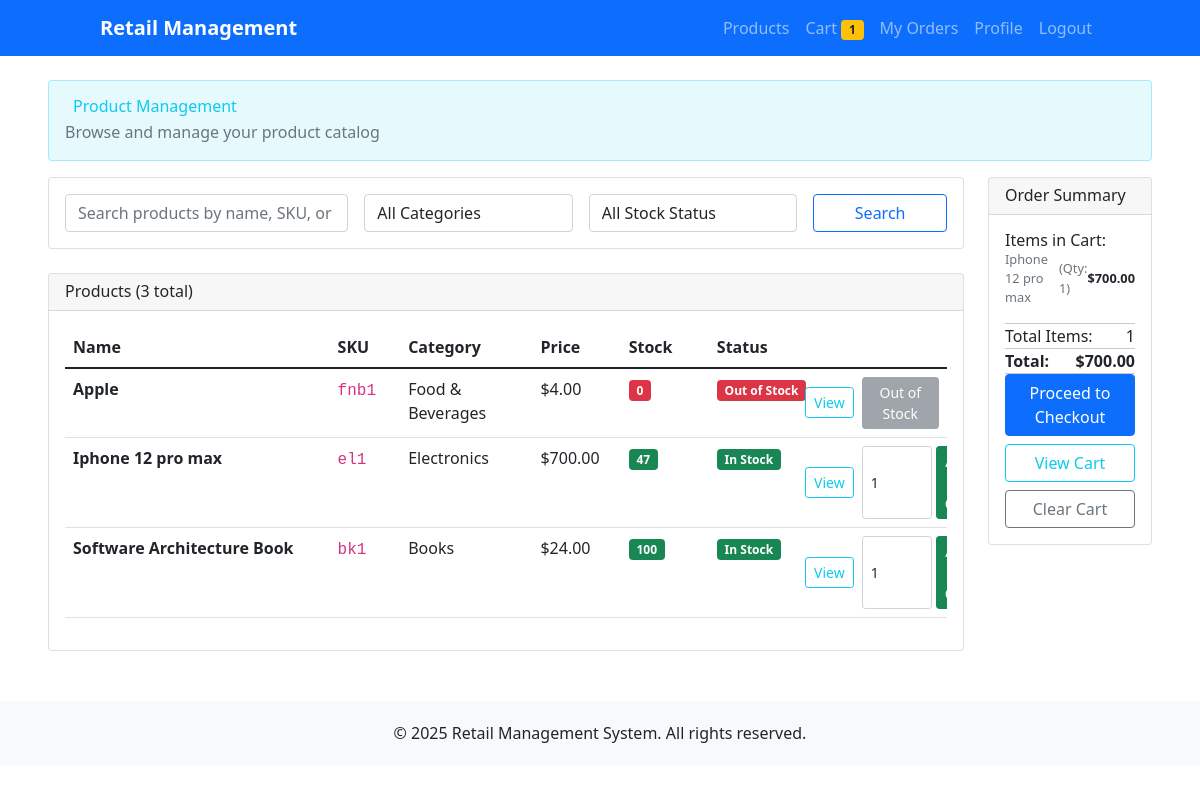
Screenshot of /products/ (signed in) with the database file from the repository.
### products/models.py (models this page shows, shortened)
class Product(models.Model):
    name = models.CharField(max_length=200)
    description = models.TextField(blank=True)
    sku = models.CharField(max_length=50, unique=True, help_text="Stock Keeping Unit")
    price = models.DecimalField(
        max_digits=10,
        decimal_places=2,
        validators=[MinValueValidator(Decimal('0.01'))]
    )
    category = models.ForeignKey(Category, on_delete=models.CASCADE, related_name='products')
    stock_quantity = models.PositiveIntegerField(default=0)
    is_active = models.BooleanField(default=True)
    created_at = models.DateTimeField(auto_now_add=True)
    updated_at = models.DateTimeField(auto_now=True)
    class Meta:
        ordering = ['name']
        indexes = [
            models.Index(fields=['sku']),
            models.Index(fields=['category']),
            models.Index(fields=['is_active']),
        ]
    @property
    def stock_status(self):
        if self.stock_quantity == 0:
            return "Out of Stock"
        elif self.stock_quantity <= 10:
            return "Low Stock"
        else:
            return "In Stock"

class Category(models.Model):
    name = models.CharField(max_length=100, unique=True)
    description = models.TextField(blank=True)
    created_at = models.DateTimeField(auto_now_add=True)
    updated_at = models.DateTimeField(auto_now=True)
    class Meta:
        verbose_name_plural = "Categories"
        ordering = ['name']
    def __str__(self):
        return self.name

### products/views.py (the view, shortened to what this page needs)
# urls.py: path('', views.product_list, name='product_list'),
@login_required
def product_list(request):
    products = Product.objects.all()
    search_form = ProductSearchForm(request.GET)
    if search_form.is_valid():
        search = search_form.cleaned_data.get('search')
        category = search_form.cleaned_data.get('category')
        stock_status = search_form.cleaned_data.get('stock_status')
        if search:
            products = products.filter(
                Q(name__icontains=search) |
                Q(sku__icontains=search) |
                Q(description__icontains=search)
            )
        if category:
            products = products.filter(category=category)
    paginator = Paginator(products, 10)  # Show 10 products per page
    page_number = request.GET.get('page')
    page_obj = paginator.get_page(page_number)
    cart = Cart(request)
    cart_items = list(cart)
    cart_total_price = cart.get_total_price()
    cart_total_items = cart.get_total_items()
    context = {
        'page_obj': page_obj,
        'search_form': search_form,
        'total_products': products.count(),
        'cart_items': cart_items,
        'cart_total_price': cart_total_price,
        'cart_total_items': cart_total_items,
    }
    return render(request, 'products/product_list.html', context)

### products/forms.py
class ProductSearchForm(forms.Form):
    search = forms.CharField(
        max_length=200,
        required=False,
        widget=forms.TextInput(attrs={
            'class': 'form-control',
            'placeholder': 'Search products by name, SKU, or description...'
        })
    )
    category = forms.ModelChoiceField(
        queryset=Category.objects.all(),
        required=False,
        empty_label="All Categories",
        widget=forms.Select(attrs={'class': 'form-control'})
    )
    stock_status = forms.ChoiceField(
        choices=[
            ('', 'All Stock Status'),
            ('in_stock', 'In Stock'),
            ('low_stock', 'Low Stock'),
            ('out_of_stock', 'Out of Stock'),
        ],
        required=False,
        widget=forms.Select(attrs={'class': 'form-control'})
    )

### accounts/context_processors.py (called while the page is built)
def user_admin_status(request):
    if request.user.is_authenticated:
        if request.user.is_superuser:
            return {'user_is_admin': True}
        if hasattr(request.user, 'profile'):
            return {'user_is_admin': request.user.profile.is_admin}
    return {'user_is_admin': False}

def cart_context(request):
    if request.user.is_authenticated:
        from cart.models import Cart
        cart = Cart(request)
        return {
            'cart_total_items': cart.get_total_items(),
            'cart_total_price': cart.get_total_price(),
        }
    return {
        'cart_total_items': 0,
        'cart_total_price': 0,
    }

### cart/models.py (called while the page is built, shortened)
    @property
    def total_price(self):
        return self.product.price * self.quantity

    def __iter__(self):
        if self.user:
            cart_items = CartItem.objects.filter(user=self.user)
            for cart_item in cart_items:
                yield {
                    'product': cart_item.product,
                    'quantity': cart_item.quantity,
                    'price': str(cart_item.product.price),
                    'total_price': cart_item.total_price
                }

    def __len__(self):
        if self.user:
            return sum(item.quantity for item in CartItem.objects.filter(user=self.user))
        else:
            return sum(item['quantity'] for item in self.cart.values())

    def get_total_price(self):
        if self.user:
            return sum(item.total_price for item in CartItem.objects.filter(user=self.user))
        else:
            return sum(
                float(item['price']) * item['quantity']
                for item in self.cart.values()
            )

### templates/products/product_list.html (shortened to what this page needs)
{% extends 'accounts/base.html' %}
{% block content %}
<div class="row">
    <div class="col-12">
        <div class="card" style="background-color: rgba(13, 202, 240, 0.1); border: 1px solid rgba(13, 202, 240, 0.3);" mb-4>
            <div class="card-body">
                <div class="d-flex justify-content-between align-items-center">
                    <div>
                        <h2 class="mb-1 text-info">
                            Product Management
                        </h2>
                        <p class="mb-0 text-muted">Browse and manage your product catalog</p>
                    </div>
                </div>
            </div>
        </div>
    </div>
</div>
<div class="row mt-3">
    <div class="{% if user_is_admin %}col-12{% else %}col-md-10{% endif %}">
        <div class="card mb-4">
            <div class="card-body">
                <form method="get" class="row g-3">
                    <div class="col-md-4">
                        {{ search_form.search }}
                    </div>
                    <div class="col-md-3">
                        {{ search_form.category }}
                    </div>
                    <div class="col-md-3">
                        {{ search_form.stock_status }}
                    </div>
                    <div class="col-md-2">
                        <button type="submit" class="btn btn-outline-primary w-100">Search</button>
                    </div>
                </form>
            </div>
        </div>
        <div class="card">
            <div class="card-header d-flex justify-content-between align-items-center">
                <h5 class="mb-0">Products ({{ total_products }} total)</h5>
            </div>
            <div class="card-body">
                {% if page_obj %}
                    <div class="table-responsive">
                        <table class="table table-hover" style="table-layout: fixed;">
                            <thead>
                                <tr>
                                    <th style="width: 30%;">Name</th>
                                    <th style="width: 8%;">SKU</th>
                                    <th style="width: 15%;">Category</th>
                                    <th style="width: 10%;">Price</th>
                                    <th style="width: 10%;">Stock</th>
                                    <th style="width: 10%;">Status</th>
                                </tr>
                            </thead>
                            <tbody>
                                {% for product in page_obj %}
                                <tr>
                                    <td>
                                        <strong class="text-truncate d-block" style="max-width: 100%;" title="{{ product.name }}">{{ product.name }}</strong>
                                    </td>
                                    <td><code>{{ product.sku }}</code></td>
                                    <td>{{ product.category.name }}</td>
                                    <td>${{ product.price }}</td>
                                    <td>
                                        <span class="badge {% if product.stock_quantity == 0 %}bg-danger{% elif product.stock_quantity <= 10 %}bg-warning{% else %}bg-success{% endif %}">
                                            {{ product.stock_quantity }}
                                        </span>
                                    </td>
                                    <td>
                                        <span class="badge {% if product.stock_quantity == 0 %}bg-danger{% elif product.stock_quantity <= 10 %}bg-warning{% else %}bg-success{% endif %}">
                                            {{ product.stock_status }}
                                        </span>
                                    </td>
                                    {% if user_is_admin %}
                                        <td>
                                            <div class="btn-group btn-group-sm">
                                                <a href="{% url 'products:product_detail' product.pk %}" class="btn btn-outline-info">View</a>
                                                <a href="{% url 'products:product_update' product.pk %}" class="btn btn-outline-warning">Edit</a>
                                                <a href="{% url 'products:product_delete' product.pk %}" class="btn btn-outline-danger">Delete</a>
                                            </div>
                                        </td>
                                    {% else %}
                                        <td>
                                            <div class="d-flex gap-2 align-items-center">
                                                <a href="{% url 'products:product_detail' product.pk %}" class="btn btn-outline-info btn-sm">View</a>
                                                {% if product.is_active and product.stock_quantity > 0 %}
                                                    <form method="post" action="{% url 'cart:cart_add' product.id %}" class="d-flex gap-1">
                                                        <input type="number" name="quantity" value="1" min="1" max="{{ product.stock_quantity }}" class="form-control form-control-sm" style="width: 70px;" title="Max: {{ product.stock_quantity }} available">
                                                        {% if product.stock_quantity <= 5 %}
                                                            <button type="submit" class="btn btn-warning btn-sm" title="⚠️ Low Stock: Only {{ product.stock_quantity }} left!">Add to Cart</button>
                                                        {% else %}
                                                            <button type="submit" class="btn btn-success btn-sm">Add to Cart</button>
                                                        {% endif %}
                                                    </form>
                                                {% else %}
                                                    <button class="btn btn-secondary btn-sm" disabled title="This product is currently unavailable">Out of Stock</button>
                                                {% endif %}
                                            </div>
                                        </td>
                                    {% endif %}
                                </tr>
                                {% endfor %}
                            </tbody>
                        </table>
                    </div>
                {% endif %}
            </div>
        </div>
    </div>
    {% if not user_is_admin %}
    <div class="col-md-2">
        <div class="card sticky-top" style="top: 20px;">
            <div class="card-header">
                <h5 class="mb-0">Order Summary</h5>
            </div>
            <div class="card-body">
                {% if cart_items %}
                    <div class="mb-3">
                        <h6>Items in Cart:</h6>
                        {% for item in cart_items %}
                            <div class="d-flex justify-content-between align-items-center mb-2">
                                <div class="d-flex align-items-center gap-2">
                                    <small class="text-muted">{{ item.product.name|truncatechars:20 }}</small>
                                    <small class="text-muted">(Qty: {{ item.quantity }})</small>
                                </div>
                                <small class="fw-bold">${{ item.total_price|floatformat:2 }}</small>
                            </div>
                        {% endfor %}
                    </div>
                    <hr>
                    <div class="d-flex justify-content-between">
                        <span>Total Items:</span>
                        <span>{{ cart_total_items }}</span>
                    </div>
                    <hr>
                    <div class="d-flex justify-content-between fw-bold">
                        <span>Total:</span>
                        <span>${{ cart_total_price|floatformat:2 }}</span>
                    </div>
                    <hr>
                    <div class="d-grid gap-2">
                        <a href="{% url 'cart:checkout' %}" class="btn btn-primary w-100">Proceed to Checkout</a>
                        <a href="{% url 'cart:cart_view' %}" class="btn btn-outline-info w-100">View Cart</a>
                        <form method="post" action="{% url 'cart:cart_clear' %}">
                            <button type="submit" class="btn btn-outline-secondary w-100">Clear Cart</button>
                        </form>
                    </div>
                {% endif %}
            </div>
        </div>
    </div>
    {% endif %}
</div>
{% endblock %}

### rows the page displays
Product: name "Apple", sku "fnb1", category.name "Food & Beverages", price "4.00", stock_quantity "0", stock_status "Out of Stock", is_active "Out of Stock"
Product: name "Iphone 12 pro max", sku "el1", category.name "Electronics", price "700.00", stock_quantity "47", stock_status "In Stock", product.name "Iphone 12 pro max", quantity "1", total_price "700.00"
Product: name "Software Architecture Book", sku "bk1", category.name "Books", price "24.00", stock_quantity "100", stock_status "In Stock"

### other values shown
{{ cart_total_items }} "1"
{{ total_products }} "3"
{{ cart_total_price|floatformat:2 }} "700.00"
